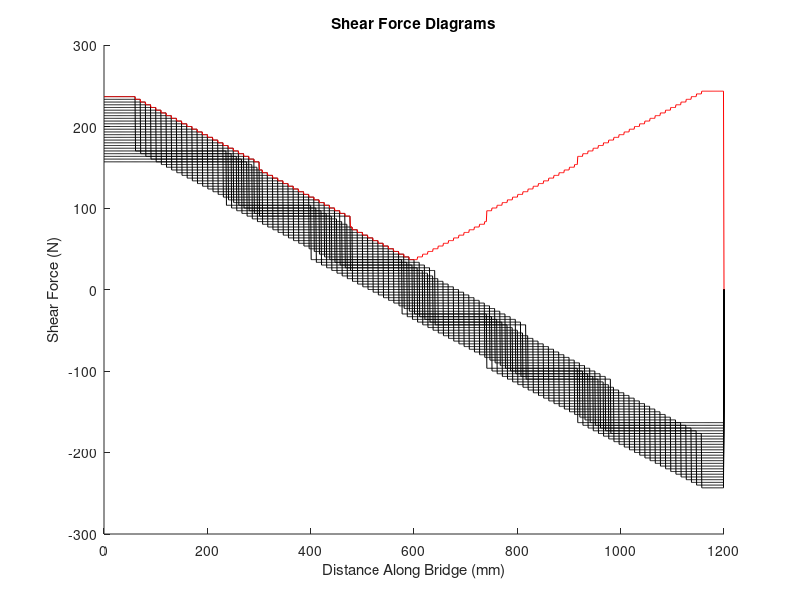
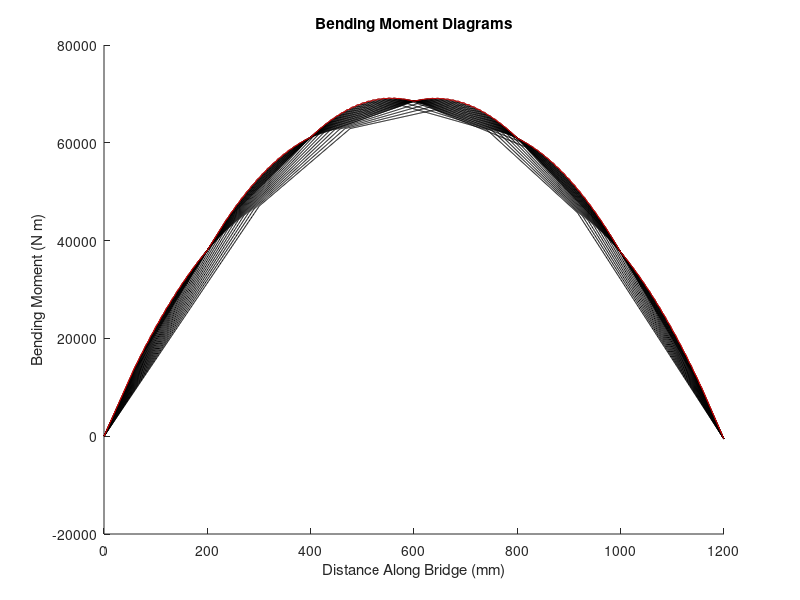

Write the MATLAB code that produced these figures, in order.
% CIV102 Bridge Design Project

clear; close all;

% Step 0: Initialize Parameters
L = 1200;   % Length of the bridge
n = 1200;   % Discretize into 1 mm segments
P = 400;    % Total weight of the train [N]
x = linspace(0, L, n+1);    % x-axis



% Step 1: SFD, BMD Under Train Loading
x_train = [52, 228, 392, 568, 732, 908]; % train load locations
P_train = [1 1 1 1 1 1] * (P/6);

n_train = 25;    % number of train start locations
SFDi = zeros(n_train, n+1);     % 1 SFD for each train start location
BMDi = zeros(n_train, n+1);     % 1 BMD for each train start location

for i = 1:n_train
    x_start_location = 10 * i;  % start location of the train, acts like an adjustment factor
    x_train_adjusted = x_train + x_start_location;  % adjusted train load locations

    % sum of moments at A equation, rearranged for R_y
    R_y = (sum(P_train .* x_train_adjusted)) / L;

    % sum of F_y equation, rearranged for L_y
    L_y = sum(P_train) - R_y;


    v = L_y; % initial shear force at left support
    SFDi(i, 1:x_train_adjusted(1)) = v; % filling in a shear force value for a given range of x-values
    v = v - P_train(1); % updating the shear force
    SFDi(i, x_train_adjusted(1):x_train_adjusted(2)) = v; % filling in the updated value for a given range of x-values
    v = v - P_train(2);
    SFDi(i, x_train_adjusted(2):x_train_adjusted(3)) = v;
    v = v - P_train(3);
    SFDi(i, x_train_adjusted(3):x_train_adjusted(4)) = v;
    v = v - P_train(4);
    SFDi(i, x_train_adjusted(4):x_train_adjusted(5)) = v;
    v = v - P_train(5);
    SFDi(i, x_train_adjusted(5):x_train_adjusted(6)) = v;
    v = v - P_train(6);
    SFDi(i, x_train_adjusted(6):n) = v;
    v = v + R_y;    % final shear force update at the right support
    SFDi(i, n+1) = v;
    BMDi(i,:) = cumtrapz(SFDi(i,:));   % integrating SFDi
end

SFD = max(abs(SFDi));   % the absolute maximum values of shear force at all locations
BMD = max(BMDi);        % the maximum value of all bending moments at all locations
disp(BMDi(n+1))


% Plotting the SFD and BMD
figure(1)
hold on
%plot(x, SFDi(1,:), "k")
plot(x, SFDi, 'k')  % SFD for individual location tests
plot(x, SFD, "r")   % SFD for maximum shear force
title("Shear Force Diagrams")
xlabel('Distance Along Bridge (mm)')
ylabel('Shear Force (N)')
hold off

figure(2)
hold on
%plot(x, BMDi(1,:), "k")
plot(x, BMDi, "k")  % BMD for individual location tests
plot(x, BMD, "r")   % BMD for maximum bending moment
title("Bending Moment Diagrams")
xlabel('Distance Along Bridge (mm)')
ylabel('Bending Moment (N m)')
hold off
